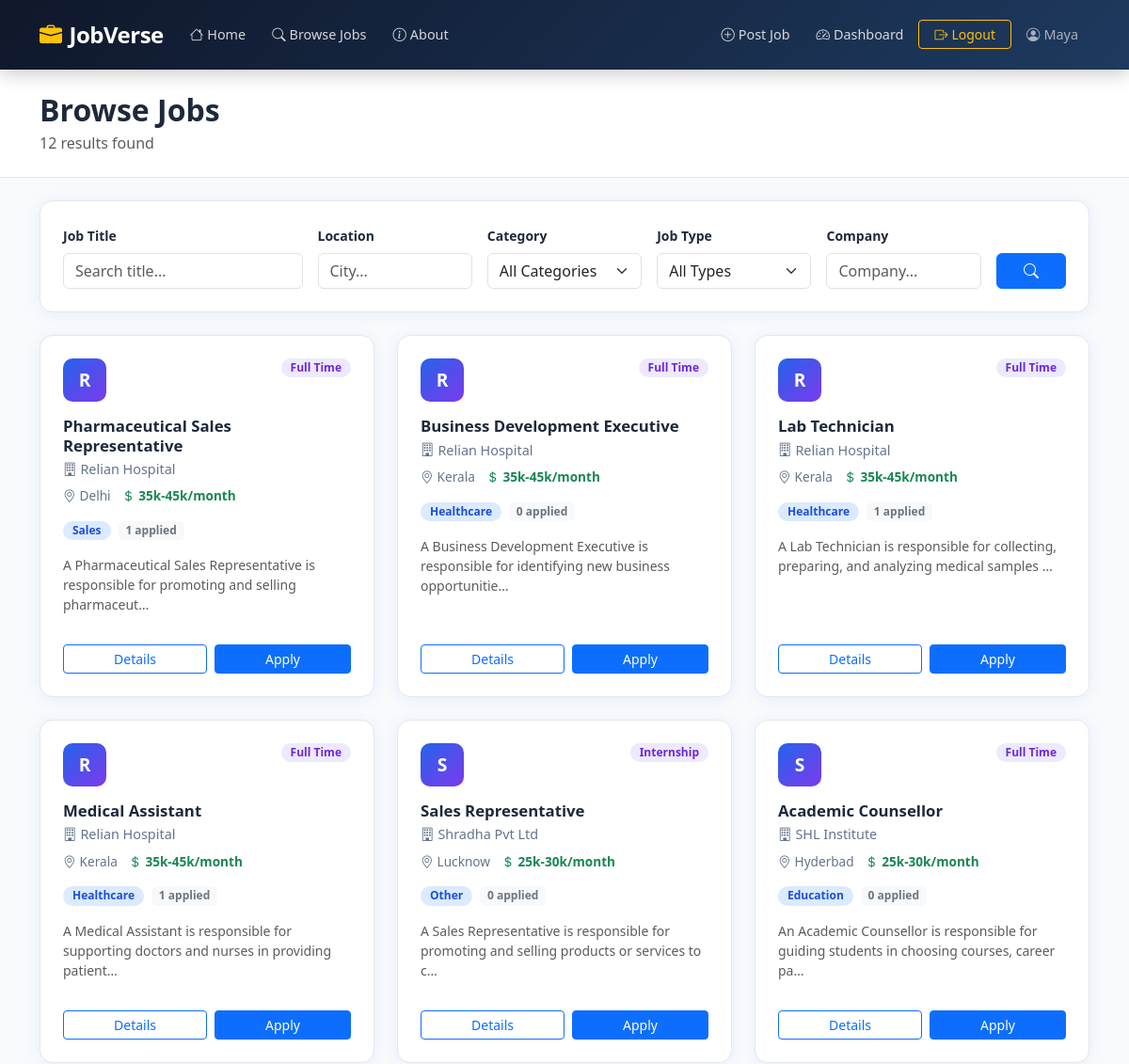
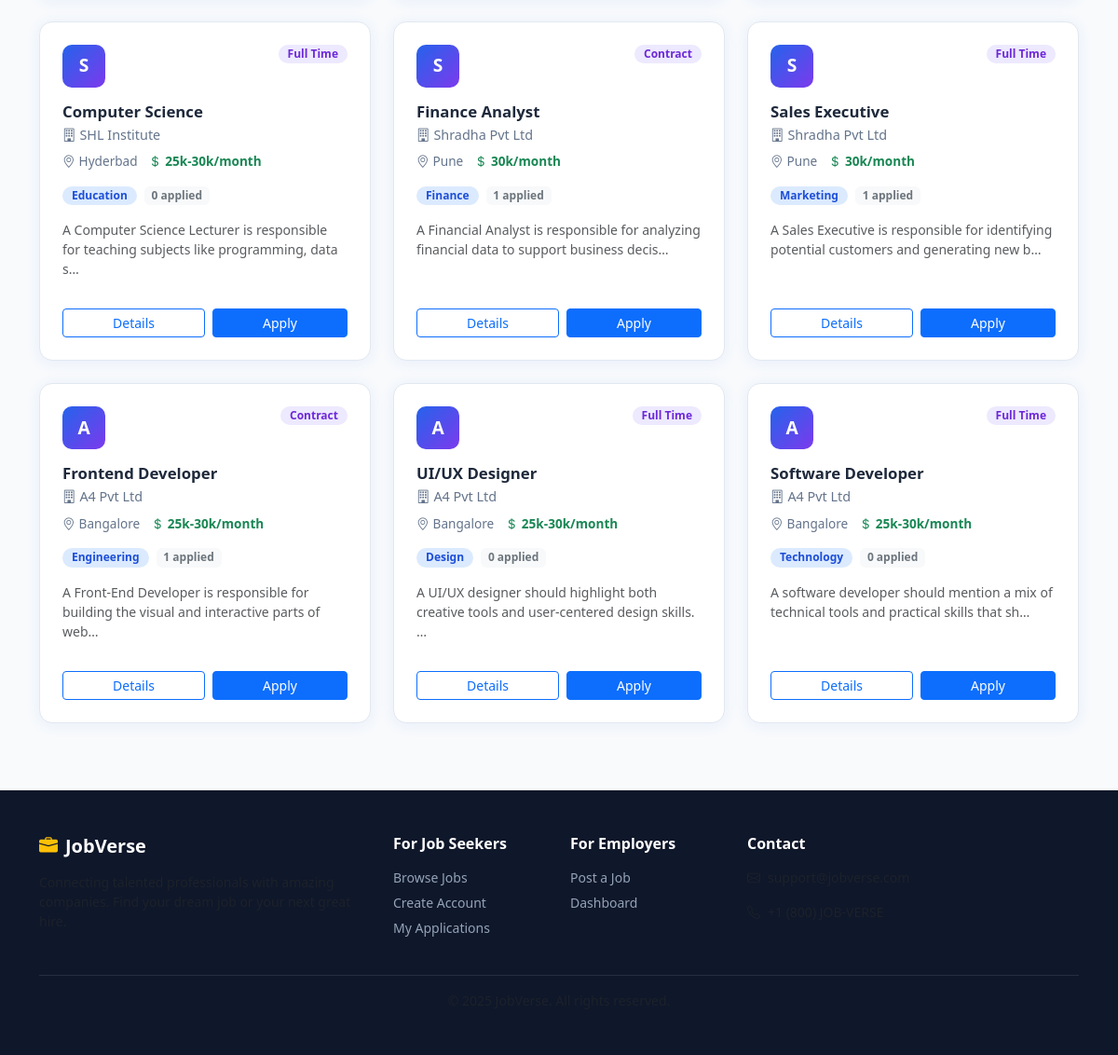
The app's page /jobs/ (signed in) with its own data (2 pictures, top to bottom).
### jobs/models.py (models this page shows, shortened)
class Job(models.Model):
    CATEGORY_CHOICES = [
        ('technology', 'Technology'),
        ('finance', 'Finance'),
        ('marketing', 'Marketing'),
        ('design', 'Design'),
        ('sales', 'Sales'),
        ('healthcare', 'Healthcare'),
        ('education', 'Education'),
        ('engineering', 'Engineering'),
        ('other', 'Other'),
    ]
    JOB_TYPE_CHOICES = [
        ('full_time', 'Full Time'),
        ('part_time', 'Part Time'),
        ('contract', 'Contract'),
        ('internship', 'Internship'),
        ('remote', 'Remote'),
    ]
    title = models.CharField(max_length=200)
    company = models.CharField(max_length=200)
    location = models.CharField(max_length=200)
    salary = models.CharField(max_length=100)
    description = models.TextField()
    category = models.CharField(max_length=50, choices=CATEGORY_CHOICES, default='other')
    job_type = models.CharField(max_length=20, choices=JOB_TYPE_CHOICES, default='full_time')
    employer = models.ForeignKey(User, on_delete=models.CASCADE, related_name='jobs_posted')
    created_at = models.DateTimeField(auto_now_add=True)
    is_active = models.BooleanField(default=True)
    def application_count(self):
        return self.applications.count()

### jobs/views.py (the view)
# urls.py: path('jobs/', views.search_jobs, name='search_jobs'),
def search_jobs(request):
    jobs = Job.objects.filter(is_active=True).order_by('-created_at')
    title = request.GET.get('title', '')
    location = request.GET.get('location', '')
    category = request.GET.get('category', '')
    company = request.GET.get('company', '')
    job_type = request.GET.get('job_type', '')
    if title:
        jobs = jobs.filter(title__icontains=title)
    if location:
        jobs = jobs.filter(location__icontains=location)
    if category:
        jobs = jobs.filter(category=category)
    if company:
        jobs = jobs.filter(company__icontains=company)
    if job_type:
        jobs = jobs.filter(job_type=job_type)
    categories = Job.CATEGORY_CHOICES
    job_types = Job.JOB_TYPE_CHOICES
    return render(request, 'jobs.html', {
        'jobs': jobs,
        'categories': categories,
        'job_types': job_types,
        'title': title,
        'location': location,
        'category': category,
        'company': company,
        'job_type': job_type,
    })

### templates/jobs.html (shortened to what this page needs)
{% extends "base.html" %}
{% block content %}
<div class="page-header py-4">
  <div class="container">
    <h2 class="fw-bold mb-1">Browse Jobs</h2>
    <p class="text-muted mb-0">{{ jobs|length }} result{{ jobs|length|pluralize }} found</p>
  </div>
</div>
<div class="container py-4">
  <div class="filter-card mb-4">
    <form method="GET" action="{% url 'search_jobs' %}">
      <div class="row g-3 align-items-end">
        <div class="col-md-3">
          <label class="form-label small fw-semibold">Job Title</label>
          <input type="text" name="title" value="{{ title }}" class="form-control" placeholder="Search title...">
        </div>
        <div class="col-md-2">
          <label class="form-label small fw-semibold">Location</label>
          <input type="text" name="location" value="{{ location }}" class="form-control" placeholder="City...">
        </div>
        <div class="col-md-2">
          <label class="form-label small fw-semibold">Category</label>
          <select name="category" class="form-select">
            <option value="">All Categories</option>
          </select>
        </div>
        <div class="col-md-2">
          <label class="form-label small fw-semibold">Job Type</label>
          <select name="job_type" class="form-select">
            <option value="">All Types</option>
          </select>
        </div>
        <div class="col-md-2">
          <label class="form-label small fw-semibold">Company</label>
          <input type="text" name="company" value="{{ company }}" class="form-control" placeholder="Company...">
        </div>
        <div class="col-md-1">
          <button type="submit" class="btn btn-primary w-100"><i class="bi bi-search"></i></button>
        </div>
      </div>
    </form>
  </div>
  {% if jobs %}
  <div class="row g-4">
    {% for job in jobs %}
    <div class="col-md-6 col-lg-4">
      <div class="job-card h-100">
        <div class="d-flex justify-content-between align-items-start mb-3">
          <div class="company-avatar">{{ job.company|first|upper }}</div>
          <span class="badge job-type-badge">{{ job.get_job_type_display }}</span>
        </div>
        <h5 class="job-title fw-bold mb-1">{{ job.title }}</h5>
        <p class="company-name mb-2"><i class="bi bi-building me-1"></i>{{ job.company }}</p>
        <div class="job-meta mb-3">
          <span class="meta-item"><i class="bi bi-geo-alt me-1"></i>{{ job.location }}</span>
          <span class="meta-item text-success fw-semibold"><i class="bi bi-currency-dollar me-1"></i>{{ job.salary }}</span>
        </div>
        <div class="d-flex gap-2 flex-wrap mb-3">
          <span class="badge cat-badge">{{ job.get_category_display }}</span>
          <span class="badge bg-light text-secondary">{{ job.application_count }} applied</span>
        </div>
        <p class="text-muted small">{{ job.description|truncatechars:90 }}</p>
        <div class="d-flex gap-2 mt-auto pt-3">
          <a href="{% url 'job_detail' job.id %}" class="btn btn-outline-primary btn-sm flex-fill">Details</a>
          {% if user.is_authenticated %}
            <a href="{% url 'apply_job' job.id %}" class="btn btn-primary btn-sm flex-fill">Apply</a>
          {% else %}
            <a href="{% url 'login' %}" class="btn btn-primary btn-sm flex-fill">Apply</a>
          {% endif %}
        </div>
      </div>
    </div>
    {% endfor %}
  </div>
  {% endif %}
</div>
{% endblock %}

### templates/base.html (shortened to what this page needs)
<!DOCTYPE html>
<html lang="en">
{% load static %}
<head>
    <link href="https://cdn.jsdelivr.net/npm/bootstrap@5.3.2/dist/css/bootstrap.min.css" rel="stylesheet">
    <link rel="stylesheet" href="https://cdn.jsdelivr.net/npm/bootstrap-icons@1.11.3/font/bootstrap-icons.min.css">
    <link rel="stylesheet" href="{% static 'css/style.css' %}">
</head>
<body>
<nav class="navbar navbar-expand-lg navbar-dark sticky-top" id="mainNav">
  <div class="container">
    <a class="navbar-brand fw-bold fs-4" href="{% url 'home' %}">
      <i class="bi bi-briefcase-fill me-2 text-warning"></i>JobVerse
    </a>
    <div class="collapse navbar-collapse" id="navMenu">
      <ul class="navbar-nav me-auto gap-1">
        <li class="nav-item"><a class="nav-link" href="{% url 'home' %}"><i class="bi bi-house me-1"></i>Home</a></li>
        <li class="nav-item"><a class="nav-link" href="{% url 'search_jobs' %}"><i class="bi bi-search me-1"></i>Browse Jobs</a></li>
        <li class="nav-item"><a class="nav-link" href="{% url 'about' %}"><i class="bi bi-info-circle me-1"></i>About</a></li>
      </ul>
      <ul class="navbar-nav gap-1 align-items-center">
        {% if user.is_authenticated %}
          {% if user.profile.role == 'employer' or user.is_staff %}
            <li class="nav-item"><a class="nav-link" href="{% url 'post_job' %}"><i class="bi bi-plus-circle me-1"></i>Post Job</a></li>
            <li class="nav-item"><a class="nav-link" href="{% url 'employer_dashboard' %}"><i class="bi bi-speedometer2 me-1"></i>Dashboard</a></li>
          {% else %}
            <li class="nav-item"><a class="nav-link" href="{% url 'seeker_dashboard' %}"><i class="bi bi-person-lines-fill me-1"></i>My Applications</a></li>
          {% endif %}
          <li class="nav-item">
            <a class="btn btn-outline-warning btn-sm px-3" href="{% url 'logout' %}">
              <i class="bi bi-box-arrow-right me-1"></i>Logout
            </a>
          </li>
          <li class="nav-item">
            <span class="nav-link text-light opacity-75 small"><i class="bi bi-person-circle me-1"></i>{{ user.username }}</span>
          </li>
        {% else %}
          <li class="nav-item"><a class="nav-link" href="{% url 'login' %}">Login</a></li>
          <li class="nav-item"><a class="btn btn-warning btn-sm px-3 fw-semibold" href="{% url 'register' %}">Register</a></li>
        {% endif %}
      </ul>
    </div>
  </div>
</nav>
{% block content %}{% endblock %}
<footer class="site-footer mt-5 py-5">
  <div class="container">
    <div class="row g-4">
      <div class="col-md-4">
        <h5 class="fw-bold mb-3"><i class="bi bi-briefcase-fill text-warning me-2"></i>JobVerse</h5>
        <p class="text-muted small">Connecting talented professionals with amazing companies. Find your dream job or your next great hire.</p>
      </div>
      <div class="col-md-2">
        <h6 class="fw-semibold mb-3">For Job Seekers</h6>
        <ul class="list-unstyled small text-muted">
          <li><a href="{% url 'search_jobs' %}" class="footer-link">Browse Jobs</a></li>
          <li><a href="{% url 'register' %}" class="footer-link">Create Account</a></li>
          <li><a href="{% url 'seeker_dashboard' %}" class="footer-link">My Applications</a></li>
        </ul>
      </div>
      <div class="col-md-2">
        <h6 class="fw-semibold mb-3">For Employers</h6>
        <ul class="list-unstyled small text-muted">
          <li><a href="{% url 'post_job' %}" class="footer-link">Post a Job</a></li>
          <li><a href="{% url 'employer_dashboard' %}" class="footer-link">Dashboard</a></li>
        </ul>
      </div>
      <div class="col-md-4">
        <h6 class="fw-semibold mb-3">Contact</h6>
        <p class="text-muted small"><i class="bi bi-envelope me-2"></i>support@jobverse.com</p>
        <p class="text-muted small"><i class="bi bi-telephone me-2"></i>+1 (800) JOB-VERSE</p>
      </div>
    </div>
    <hr class="border-secondary mt-4">
    <p class="text-center text-muted small mb-0">&copy; 2025 JobVerse. All rights reserved.</p>
  </div>
</footer>
</body>
</html>

### static/css/style.css (style rules this page uses)
:root { --primary: #2563eb; --primary-dark: #1d4ed8; --warning: #f59e0b; --success: #10b981; --danger: #ef4444; --text-dark: #1e293b; --text-muted: #64748b; --bg-light: #f8fafc; --card-shadow: 0 2px 16px rgba(37,99,235,0.08); --card-hover-shadow: 0 8px 32px rgba(37,99,235,0.16); --radius: 14px; --radius-sm: 8px; }
*, *::before, *::after { box-sizing: border-box; }
body { font-family: 'Segoe UI', system-ui, -apple-system, sans-serif; background: var(--bg-light); color: var(--text-dark); min-height: 100vh; }
#mainNav { background: linear-gradient(135deg, #0f172a 0%, #1e3a5f 100%); box-shadow: 0 2px 20px rgba(0,0,0,0.25); padding: 14px 0; }
#mainNav .navbar-brand { letter-spacing: -0.5px; }
#mainNav .nav-link { color: rgba(255,255,255,0.82) !important; font-size: 0.9rem; border-radius: 6px; padding: 6px 12px !important; transition: all 0.2s; }
.job-card { background: #fff; border-radius: var(--radius); padding: 24px; box-shadow: var(--card-shadow); border: 1px solid #e2e8f0; transition: transform 0.25s, box-shadow 0.25s; display: flex; flex-direction: column; }
.company-avatar { width: 46px; height: 46px; border-radius: 10px; background: linear-gradient(135deg, var(--primary), #7c3aed); color: #fff; font-weight: 700; font-size: 1.2rem; display: flex; align-items: center; justify-content: center; flex-shrink: 0; }
.job-title { color: var(--text-dark); font-size: 1.05rem; }
.company-name { color: var(--text-muted); font-size: 0.9rem; }
.job-meta { display: flex; flex-wrap: wrap; gap: 12px; }
.meta-item { font-size: 0.85rem; color: var(--text-muted); }
.job-type-badge { background: #ede9fe; color: #6d28d9; font-size: 0.75rem; font-weight: 600; padding: 4px 10px; border-radius: 20px; }
.cat-badge { background: #dbeafe; color: #1d4ed8; font-size: 0.75rem; font-weight: 600; padding: 4px 10px; border-radius: 20px; }
.filter-card { background: #fff; border-radius: var(--radius); padding: 24px; box-shadow: var(--card-shadow); border: 1px solid #e2e8f0; }
.page-header { background: #fff; border-bottom: 1px solid #e2e8f0; margin-bottom: 0; }
.site-footer { background: #0f172a; color: #fff; }
.footer-link { color: #94a3b8; text-decoration: none; display: block; margin-bottom: 6px; transition: color 0.2s; }

### records on screen
Job: company|first "R", job_type "Full Time", title "Pharmaceutical Sales Representative", company "Relian Hospital", location "Delhi", salary "35k-45k/month", category "Sales", application_count "1", description "A Pharmaceutical Sales Representative is responsible for promoting and selling pharmaceut…"
Job: company|first "R", job_type "Full Time", title "Business Development Executive", company "Relian Hospital", location "Kerala", salary "35k-45k/month", category "Healthcare", application_count "0", description "A Business Development Executive is responsible for identifying new business opportunitie…"
Job: company|first "R", job_type "Full Time", title "Lab Technician", company "Relian Hospital", location "Kerala", salary "35k-45k/month", category "Healthcare", application_count "1", description "A Lab Technician is responsible for collecting, preparing, and analyzing medical samples …"
Job: company|first "R", job_type "Full Time", title "Medical Assistant", company "Relian Hospital", location "Kerala", salary "35k-45k/month", category "Healthcare", application_count "1", description "A Medical Assistant is responsible for supporting doctors and nurses in providing patient…"
Job: company|first "S", job_type "Internship", title "Sales Representative", company "Shradha Pvt Ltd", location "Lucknow", salary "25k-30k/month", category "Other", application_count "0", description "A Sales Representative is responsible for promoting and selling products or services to c…"
Job: company|first "S", job_type "Full Time", title "Academic Counsellor", company "SHL Institute", location "Hyderbad", salary "25k-30k/month", category "Education", application_count "0", description "An Academic Counsellor is responsible for guiding students in choosing courses, career pa…"
Job: company|first "S", job_type "Full Time", title "Computer Science", company "SHL Institute", location "Hyderbad", salary "25k-30k/month", category "Education", application_count "0", description "A Computer Science Lecturer is responsible for teaching subjects like programming, data s…"
Job: company|first "S", job_type "Contract", title "Finance Analyst", company "Shradha Pvt Ltd", location "Pune", salary "30k/month", category "Finance", application_count "1", description "A Financial Analyst is responsible for analyzing financial data to support business decis…"
Job: company|first "S", job_type "Full Time", title "Sales Executive", company "Shradha Pvt Ltd", location "Pune", salary "30k/month", category "Marketing", application_count "1", description "A Sales Executive is responsible for identifying potential customers and generating new b…"
Job: company|first "A", job_type "Contract", title "Frontend Developer", company "A4 Pvt Ltd", location "Bangalore", salary "25k-30k/month", category "Engineering", application_count "1", description "A Front-End Developer is responsible for building the visual and interactive parts of web…"
Job: company|first "A", job_type "Full Time", title "UI/UX Designer", company "A4 Pvt Ltd", location "Bangalore", salary "25k-30k/month", category "Design", application_count "0", description "A UI/UX designer should highlight both creative tools and user-centered design skills. …"
Job: company|first "A", job_type "Full Time", title "Software Developer", company "A4 Pvt Ltd", location "Bangalore", salary "25k-30k/month", category "Technology", application_count "0", description "A software developer should mention a mix of technical tools and practical skills that sh…"

### other values on screen
{{ user.username }} "Maya"
{{ jobs|length }} "12"
